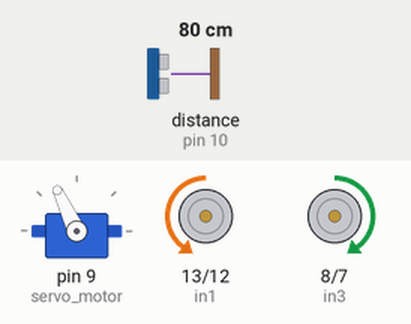
Simulated run of this sketch. Board: Arduino Uno, built with avr-gcc and run on an emulated ATmega328P. Shown: servo, motor-driver pin pairs drawn as motors (green arrow = first pin HIGH = forward, orange = second pin HIGH = backward, longer = more drive, scaled by the enable pin). The test bench sets the inputs (shaded band); at power-on: distance to the obstacle (sensor on pin 10) 80 cm. The echo pulse lasts 58.3 µs per cm.

Above: at 3.9 s.
4.0 s: distance to the obstacle (sensor on pin 10) set to 23 cm
5.5 s: distance to the obstacle (sensor on pin 10) set to 18 cm
At 7.1 s:
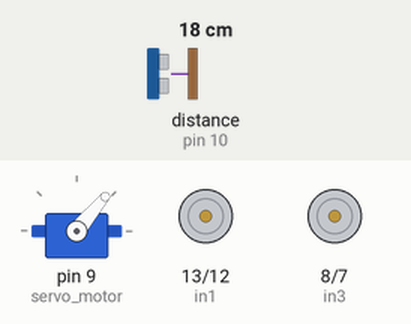
11.5 s: distance to the obstacle (sensor on pin 10) set to 35 cm
At 12.5 s:
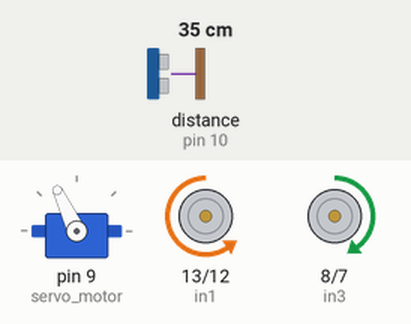
14.1 s: distance to the obstacle (sensor on pin 10) set to 2 cm
At 16.7 s:
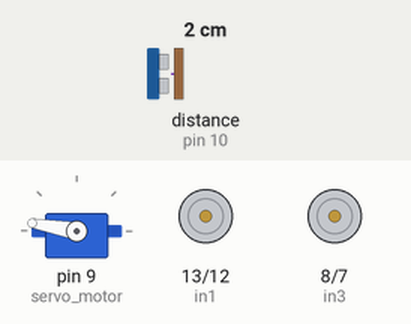
Timing chart, 0 to 18.1 s (numbered marks = the images above; inputs shaded):
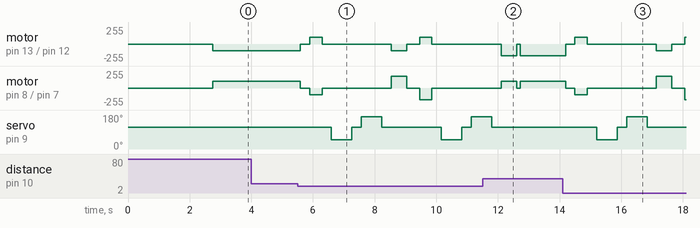

The sketch:

043-Obstacle-Avoiding-Robot-with-L298N.ino
```cpp
#include <Servo.h>          //Servo motor library. This is standard library
#include <NewPing.h>        //Ultrasonic sensor function library. You must install this library

//our L298N control pins
int enA = 5;
int in1 = 13;
int in2 = 12;

// Motor B

int enB = 3;
int in3 = 8;
int in4 = 7;

//sensor pins
#define trig_pin 11 //analog input 1
#define echo_pin 10 //analog input 2

#define maximum_distance 200
boolean goesForward = false;
int distance = 100;

NewPing sonar(trig_pin, echo_pin, maximum_distance); //sensor function
Servo servo_motor; //our servo name


void setup(){

  pinMode(enA, OUTPUT);
  pinMode(enB, OUTPUT);
  pinMode(in1, OUTPUT);
  pinMode(in2, OUTPUT);
  pinMode(in3, OUTPUT);
  pinMode(in4, OUTPUT);

  servo_motor.attach(9); //our servo pin

  servo_motor.write(115);
  delay(2000);
  distance = readPing();
  delay(100);
  distance = readPing();
  delay(100);
  distance = readPing();
  delay(100);
  distance = readPing();
  delay(100);
}

void loop(){

  int distanceRight = 0;
  int distanceLeft = 0;
  delay(50);
  Serial.println(distance);

  if (distance <= 20){
    moveStop();
    delay(300);
    moveBackward();
    delay(400);
    moveStop();
    delay(300);
    distanceRight = lookRight();
    delay(300);
    distanceLeft = lookLeft();
    delay(300);

    if (distance >= distanceLeft){
      turnRight();
      moveStop();
    }
    else{
      turnLeft();
      moveStop();
    }
  }
  else{
    moveForward();
  }
    distance = readPing();
}

int lookRight(){
  servo_motor.write(50);
  delay(500);
  int distance = readPing();
  delay(100);
  servo_motor.write(115);
  return distance;
}

int lookLeft(){
  servo_motor.write(170);
  delay(500);
  int distance = readPing();
  delay(100);
  servo_motor.write(115);
  return distance;
  delay(100);
}

int readPing(){
  delay(70);
  int cm = sonar.ping_cm();
  if (cm==0){
    cm=250;
  }
  return cm;
}

void moveStop(){

    digitalWrite(in1, LOW);
    digitalWrite(in2, HIGH);
    analogWrite(enA, 0);

    // Turn on motor kiri
    digitalWrite(in3, HIGH);
    digitalWrite(in4, LOW);
    analogWrite(enB, 0);
}

void moveForward(){

  if(!goesForward){

    goesForward=true;

    digitalWrite(in1, LOW);
    digitalWrite(in2, HIGH);
    analogWrite(enA, 100);

    // Turn on motor kiri
    digitalWrite(in3, HIGH);
    digitalWrite(in4, LOW);
    analogWrite(enB, 100);
  }
}

void moveBackward(){

  goesForward=false;

    digitalWrite(in1, HIGH);
    digitalWrite(in2, LOW);
    analogWrite(enA, 100);

    // Turn on motor kiri
    digitalWrite(in3, LOW);
    digitalWrite(in4, HIGH);
    analogWrite(enB, 100);

}

void turnRight(){

  // Turn on motor kanan
  digitalWrite(in1, LOW);
  digitalWrite(in2, HIGH);
  analogWrite(enA, 100);

  // Turn on motor kiri
  digitalWrite(in3, HIGH);
  digitalWrite(in4, LOW);
  analogWrite(enB, 175);

  delay(500);

  // Turn on motor kanan
  digitalWrite(in1, LOW);
  digitalWrite(in2, HIGH);
  analogWrite(enA, 100);

  // Turn on motor kiri
  digitalWrite(in3, HIGH);
  digitalWrite(in4, LOW);
  analogWrite(enB, 175);


}

void turnLeft(){

  // Turn on motor kanan
  digitalWrite(in1, LOW);
  digitalWrite(in2, HIGH);
  analogWrite(enA, 175);

  // Turn on motor kiri
  digitalWrite(in3, HIGH);
  digitalWrite(in4, LOW);
  analogWrite(enB, 100);

  delay(500);

  digitalWrite(in1, LOW);
  digitalWrite(in2, HIGH);
  analogWrite(enA, 175);

  // Turn on motor kiri
  digitalWrite(in3, HIGH);
  digitalWrite(in4, LOW);
  analogWrite(enB, 100);
}
```

Measured:
- the behaviour switches between 21 and 20 cm on distance to the obstacle (sensor on pin 10) (found by bisection; images 0 and 1)
- after the input at 4.0 s, every drawn part: stays the same
- after the input at 11.5 s, servo on pin 9 (servo_motor): goes on until 11.8 s, then stays 115°
